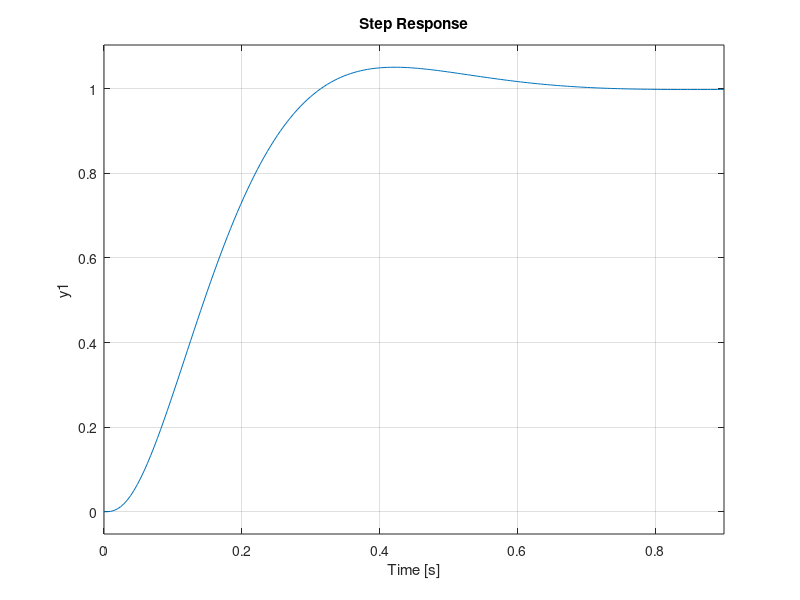

The MATLAB source for this figure:
%This is the example from Page 536    kkkkkkk
if 0
	num = 5*[0.1 1];
	f1 = [1 0]; f2 = [0.5 1]; f3 = [1/2500 0.6/50 1];
	den = conv(f1, conv(f2, f3));
	sys = tf(num, den)
	bode(sys)
end
%This is the example from Page 622
if 0
	num = [0.5]; 
	den = [1 2 1 0.5];
	sys = tf(num, den);
	nyquist(sys);
end
%num = 5*[0.1 1];
%f1 = [1 0]; f2 = [0.5 1]; f3 = [1/2500 0.6/50 1];
%den = conv(f1, conv(f2, f3));
%sys = tf(num, den)

if 0
	z = [];
	p = [0, -2, -5];
	k = 50;
	sys = zpk(z, p, k);
	
	sysc = zpk([], [0.5] ,1);
	syst = series(sys, sysc);
	
	%figure(4)
	%bode(syst);
	%figure(5)
	%nyquist(syst);
	figure(7)
	margin(syst)
	
	
	
	
	sysc = zpk([], [-1, -2] ,1);
	sysc2 = zpk([-0.1], [0],1);
	sysc3 = series(sysc, sysc2);
	sysc6 = feedback(sysc3, 1);
	
	sysc4 = zpk([-0.5],[0], 1);
	sysc5 = series(sysc, sysc4);
	sysc7 = feedback(sysc5, 1);
	
	sysc8 = zpk([-1.5],[0],1);
	sysc9 = series(sysc, sysc8);
	sysc10 = feedback(sysc9, 1);
	
	sysc11 = zpk([-2.5],[0],1);
	sysc12 = series(sysc, sysc11);
	sysc13 = feedback(sysc12, 1);
	
	sysc14 = zpk([-10], [0], 1);
	sysc15 = series(sysc, sysc14);
	sysc16 = feedback(sysc15, 1);
	
	sysc17 = zpk([-0.5, -1],[0], 1);
	sysc18 = series(sysc, sysc17);
	sysc19 = feedback(sysc18, 1);
	
	
	
	xlim([XMIN XMAX])
	ylim([-10 10]) 
	
	sysc4 = feedback(sysc, 1);
	sysc5 = feedback(sysc3, 1);
	figure(1);
	step(sysc4);
	hold on;
	step(sysc5);
	sysc6 = zpk([], [-1/2], 1/2);
	
	
	sysc3 = zpk([2],[-1, -1],1);
	sysc4 = zpk([], [-1, -1],2);
	sysc5 = zpk([2], [-1, -1], -1);
	
	
	
	
	figure(1);
	step(sysc);
	figure(2);
	step(sysc2);
	figure(7)
	margin(sysc)
	
	
	%(1) step(num,den)
	%(2) step(num,den,t)
	%(3) step(G)
	%(4) step(G,t)
	%(1) impulse (num,den)
	%(2) impulse (num,den,t) 时间向量 t 的范围可以由人工给定（例如 t=0:0.1:10）
	%(3) [y,x]=impulse(num,den) 返回变量 y 为输出向量， x 为状态向量
	%(4) [y,x,t]=impulse(num,den,t) 向量 t 表示脉冲响应进行计算的时间
	%
	%
	% num=[1];
	% den=[0.2,1];
	% G=tf(num,den);
	% t=0:0.1:4;
	% subplot(2,2,1)
	% step(G,t),
	% grid on
	% xlabel('t/s'),ylabel('c(t)'),title('单位阶跃响应曲线') 
	% u1=t;
	% subplot(2,2,2)
	% lsim(G,u1,t),
	% grid on
	% xlabel('t/s'),ylabel('c(t)'),title('单位斜坡响应曲线')
	% u2=(1/2)*(t.^2);
	% subplot(2,2,3)
	% lsim(G,u2,t),
	% grid on
	% xlabel('t/s'),ylabel('c(t)'),title('单位加速度响应曲线')
	
	%sys = feedback(sys1,sys2)
	%其中sys1是开环传递函数，sys2是反馈函数，默认是负反馈。
	%如果是正反馈的话，用这个：
	%sys = feedback(sys1,sys2,+1)
end;

if 0
	num1 = [1740];
	den1 = [0.25 1 0];
	Gp = tf(num1, den1);
	num2 = [5.6 5.6*50];
	den2 = [1 312];
	Gc = tf(num2, den2);
	sys = series(Gp, Gc);
	sys1 = feedback(sys, 1);
	ww = logspace(-1, 2.5, 60);
	[mag, pha, w] = bode(sys1, ww);
	[mm, nn] = size(mag);
	MAGDB = 20*log10(mag);
	[V, L] = max(MAGDB);
	VV = V - 3;
	Tem = 10;
	ii = 1;
	for i = 1:nn
		if MAGDB(:, :, i) - VV<=0 
			if abs(VV - MAGDB(:, :, i)) < Tem  
				Tem = abs(VV - MAGDB(:, :, i)); 
				ii = i;
			end;
		end
	end;
	
end

%离散系统z变换
if 0
	syms s t;
	Gc = tf([1], [1 1 0]);
	ans_zoh=c2d(Gc,1,'zoh')%添加零阶保持器离散化T=1
	ans_imp=c2d(Gc,1,'imp')%或直接离散化T=1
	%后者等效
	ilaplace(1/(s^2+s))%拉普拉斯反变换
	compose(ans,1*t)%T=1采样，t->T*t
	ztrans(ans)%z变换
	pretty(vpa(collect(ans)))%整理i示
	
	rlocus(ans_zoh);%根轨迹
	bode(ans_zoh);%伯德图
	nyquist(ans_zoh)%奈奎斯特图
end

% 测试靠近原点的复极点
if 1
Gp = zpk([], [0, -10, -20], 1);
Gc = zpk([-11], [-62], 8000);
sys = series(Gp, Gc);
sys2 = feedback(sys, 1);
step(sys2);

Gc = zpk([-0.1], [-62], 8000);




end
